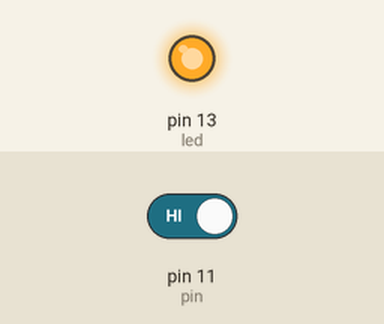
The sketch below on a simulated Arduino Uno, built with avr-gcc and run on an emulated ATmega328P. Parts: output pins drawn as LEDs (lit = HIGH). Inputs (shaded band) come from the test bench; at power-on: pin 11 (pin) HIGH. What the sketch prints to the serial monitor is not drawn.

Above: at 1.2 s.
1.3 s: pin 11 (pin) driven LOW
At 2.4 s:
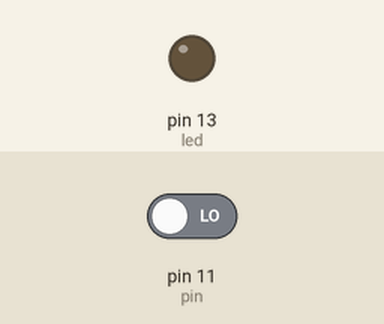
2.8 s: pin 11 (pin) driven HIGH
At 3.6 s:
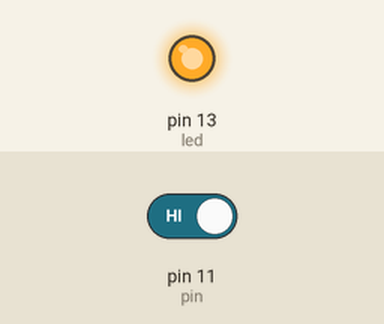
Timing chart, 0 to 5.8 s (numbered marks = the images above; inputs shaded):
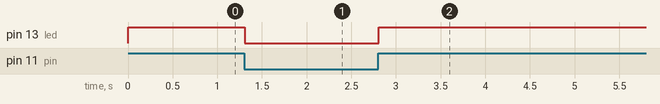

Measured:
- after the input at 1.3 s, pin 13 (led): HIGH → LOW at once
- after the input at 2.8 s, pin 13 (led): LOW → HIGH at once

The sketch:

_pir_sensor_12c.ino
```cpp
int led=13;

 int pin = 11;
void setup() {
//  Wire.begin(0000000001);                // join i2c bus with address #8
//  Wire.onRequest(requestEvent);
//   Serial.begin(9600);
   pinMode(pin, INPUT);
   pinMode(led,OUTPUT);
  Serial.begin(9600);

}
void loop() {
  if(digitalRead(pin)==LOW){
     Serial.println("0");//not detected
     digitalWrite(led,LOW);
  }

  else
  {
    Serial.println("1");//motion detected
    digitalWrite(led,HIGH);
  }
}
```
